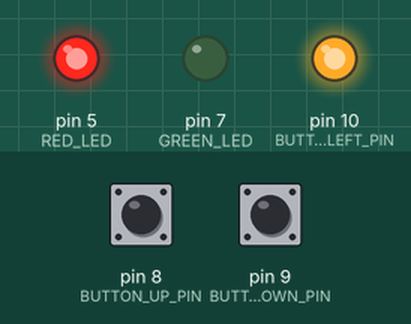
A sketch run on a simulated Arduino Uno, built with avr-gcc and run on an emulated ATmega328P. On the bench: output pins drawn as LEDs (lit = HIGH). The test bench sets the inputs (shaded band); at power-on: pin 8 (BUTTON_UP_PIN) HIGH, pin 9 (BUTTON_DOWN_PIN) HIGH. Random numbers use the default seed unless the sketch sets one; pins used as bus, display or sensor lines are not drawn.

Above: at 0.1 s.
Timing chart, 0 to 1.6 s (numbered marks = the images above):
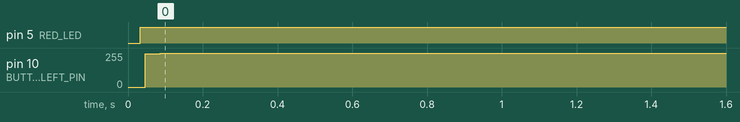

Measured:
- by itself, pin 5 (RED_LED): LOW → HIGH at 0.03 s
- by itself, pin 10 (BUTTON_LEFT_PIN): 0/255 → 255/255 at 0.05 s

The sketch:

cube.ino
```cpp
#include <SPI.h>

// 腳位定義
#define BUTTON_UP_PIN 8
#define BUTTON_DOWN_PIN 9
#define BUTTON_LEFT_PIN 10
#define BUTTON_RIGHT_PIN 11
#define RED_LED 5
#define GREEN_LED 7

#define GRID_SIZE 8

uint8_t cube[8][8];
uint8_t snake[64][2];  // 儲存蛇身的座標 (最多64個)
uint8_t snakeLength = 1; // 初始蛇長度
uint8_t direction = 0;  // 0: 上, 1: 下, 2: 左, 3: 右
uint8_t food[2];        // 食物位置
bool gameOver = false;
uint16_t timer = 0;
uint16_t speed = 300;   // 移動速度 (毫秒)

// 初始化
void setup() {
  pinMode(BUTTON_UP_PIN, INPUT_PULLUP);
  pinMode(BUTTON_DOWN_PIN, INPUT_PULLUP);
  pinMode(BUTTON_LEFT_PIN, INPUT_PULLUP);
  pinMode(BUTTON_RIGHT_PIN, INPUT_PULLUP);
  pinMode(RED_LED, OUTPUT);
  pinMode(GREEN_LED, OUTPUT);

  SPI.begin();
  SPI.beginTransaction(SPISettings(8000000, MSBFIRST, SPI_MODE0));

  randomSeed(analogRead(0));
  clearCube();
  snake[0][0] = 4; // 蛇頭初始位置
  snake[0][1] = 4;
  spawnFood();     // 生成食物
}

// 遊戲主循環
void loop() {
  if (gameOver) {
    digitalWrite(RED_LED, HIGH);
    return;
  }

  timer++;
  if (timer > speed) {
    timer = 0;
    moveSnake();
    renderCube();
  }

  // 檢查按鈕輸入
  if (digitalRead(BUTTON_UP_PIN) == LOW && direction != 1) direction = 0;
  if (digitalRead(BUTTON_DOWN_PIN) == LOW && direction != 0) direction = 1;
  if (digitalRead(BUTTON_LEFT_PIN) == LOW && direction != 3) direction = 2;
  if (digitalRead(BUTTON_RIGHT_PIN) == LOW && direction != 2) direction = 3;
}

// 顯示 LED 矩陣
void renderCube() {
  clearCube();
  for (uint8_t i = 0; i < snakeLength; i++) {
    setVoxel(snake[i][0], 0, snake[i][1]);
  }
  setVoxel(food[0], 0, food[1]); // 顯示食物
  for (uint8_t i = 0; i < 8; i++) {
    digitalWrite(SS, LOW);
    SPI.transfer(0x01 << i);
    for (uint8_t j = 0; j < 8; j++) {
      SPI.transfer(cube[i][j]);
    }
    digitalWrite(SS, HIGH);
  }
}

// 移動蛇
void moveSnake() {
  uint8_t nextX = snake[0][0];
  uint8_t nextY = snake[0][1];

  switch (direction) {
    case 0: nextY--; break; // 上
    case 1: nextY++; break; // 下
    case 2: nextX--; break; // 左
    case 3: nextX++; break; // 右
  }

  // 撞牆或自身
  if (nextX >= GRID_SIZE || nextY >= GRID_SIZE || nextX < 0 || nextY < 0 || checkCollision(nextX, nextY)) {
    gameOver = true;
    return;
  }

  // 吃到食物
  if (nextX == food[0] && nextY == food[1]) {
    snakeLength++;
    spawnFood();
  }

  // 更新蛇身位置
  for (int i = snakeLength - 1; i > 0; i--) {
    snake[i][0] = snake[i - 1][0];
    snake[i][1] = snake[i - 1][1];
  }
  snake[0][0] = nextX;
  snake[0][1] = nextY;
}

// 生成食物
void spawnFood() {
  do {
    food[0] = random(0, GRID_SIZE);
    food[1] = random(0, GRID_SIZE);
  } while (checkCollision(food[0], food[1]));
}

// 檢查是否撞到自身
bool checkCollision(uint8_t x, uint8_t y) {
  for (uint8_t i = 0; i < snakeLength; i++) {
    if (snake[i][0] == x && snake[i][1] == y) return true;
  }
  return false;
}

// 設置 LED 點亮
void setVoxel(uint8_t x, uint8_t y, uint8_t z) {
  cube[7 - y][7 - z] |= (0x01 << x);
}

// 清空 LED
void clearCube() {
  for (uint8_t i = 0; i < 8; i++) {
    for (uint8_t j = 0; j < 8; j++) {
      cube[i][j] = 0;
    }
  }
}
```
